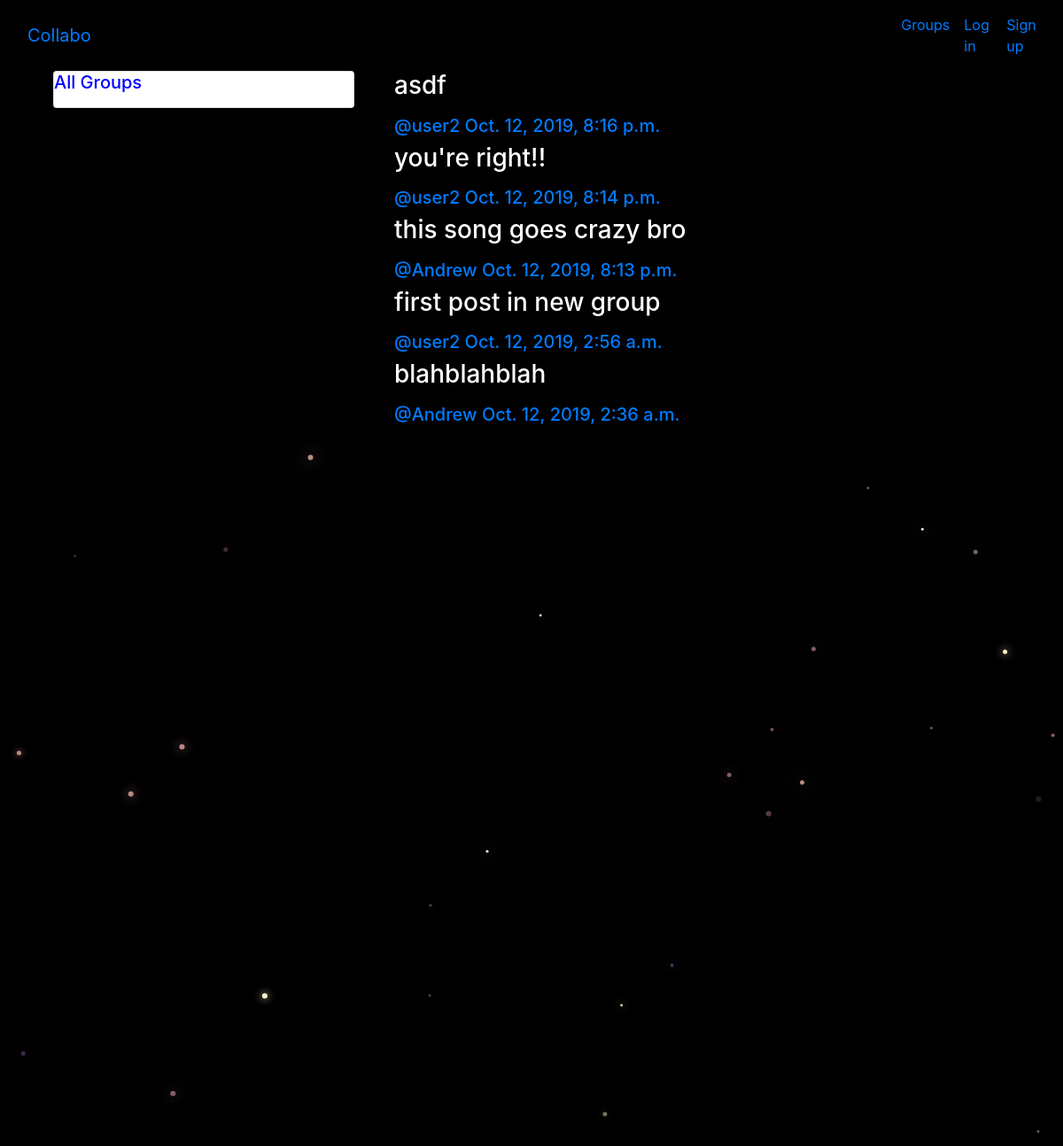
/posts/, run on the app's committed database.
### posts/models.py (models this page shows, shortened)
class Post(models.Model):
    user = models.ForeignKey(User,related_name='posts',on_delete=models.CASCADE)
    created_at = models.DateTimeField(auto_now=True)
    message = models.TextField()
    message_html = models.TextField(editable=False)
    group = models.ForeignKey(Group,related_name='posts',null=True,blank=True,on_delete=models.CASCADE)
    class Meta:
        ordering = ['-created_at']
        unique_together = ['user','message']

### posts/views.py (the view)
# urls.py: path('',views.PostList.as_view(),name='all'),
class PostList(SelectRelatedMixin,generic.ListView):
    model = models.Post
    select_related = ('user','group')

### posts/templates/posts/post_list.html (shortened to what this page needs)
{% extends "posts/post_base.html" %}
{% block prepost %}
<div class="col-md-4">
  <div class="card card-with-shadow">
    <div class="content">
      <h5 class="title" style="color:blue;">All Groups</h5>
    </div>
  </div>
</div>
{% endblock %}
{% block post_content %}
<div class="col-md-8">
 {% for post in post_list %}
    {% include "posts/_post.html" %}
 {% endfor %}
</div>
{% endblock %}

### posts/templates/posts/_post.html (shortened to what this page needs)
<div class="container">
  <h3>{{post.message_html|safe}}</h3>
  <div class="media-body">
    <h5 class="media-heading">
      <span class="username">
        <a href="{% url 'posts:for_user' username=post.user.username %}">@{{post.user.username}}</a>
      </span>
      <time class="time">
        <a href="{% url 'posts:single' username=post.user.username pk=post.pk %}">{{post.created_at}}</a>
      </time>
    </h5>
  </div>
</div>

### static/socialmedia/css/master.css (style rules this page uses)
body { margin: 0; overflow: hidden; background-color: black; color:white; }

### data on the page
Post: message_html "asdf", user.username "user2", created_at "Oct. 12, 2019, 8:16 p.m."
Post: message_html "you're right!!", user.username "user2", created_at "Oct. 12, 2019, 8:14 p.m."
Post: message_html "this song goes crazy bro", user.username "Andrew", created_at "Oct. 12, 2019, 8:13 p.m."
Post: message_html "first post in new group", user.username "user2", created_at "Oct. 12, 2019, 2:56 a.m."
Post: message_html "blahblahblah", user.username "Andrew", created_at "Oct. 12, 2019, 2:36 a.m."
